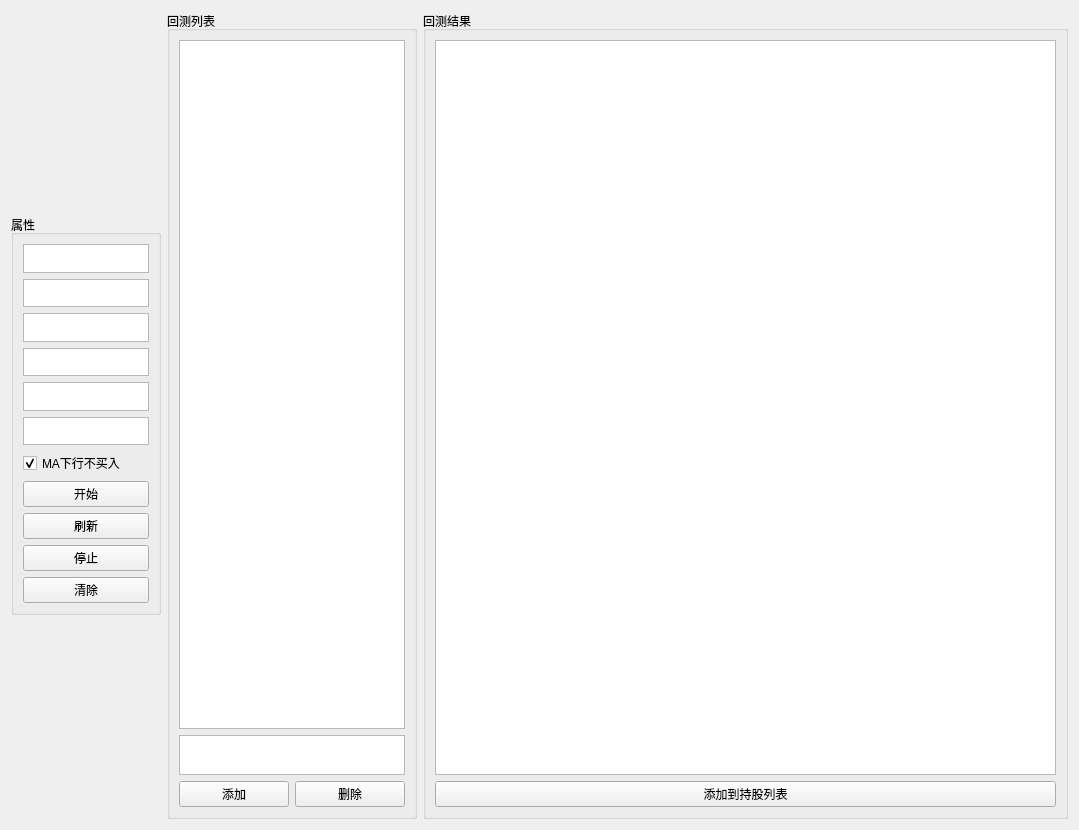
<?xml version="1.0" encoding="UTF-8"?>
<ui version="4.0">
 <class>customer</class>
 <widget class="QWidget" name="customer">
  <property name="geometry">
   <rect>
    <x>0</x>
    <y>0</y>
    <width>1079</width>
    <height>830</height>
   </rect>
  </property>
  <property name="windowTitle">
   <string>Form</string>
  </property>
  <layout class="QHBoxLayout" name="horizontalLayout">
   <item>
    <widget class="QGroupBox" name="groupBox">
     <property name="sizePolicy">
      <sizepolicy hsizetype="Expanding" vsizetype="Expanding">
       <horstretch>0</horstretch>
       <verstretch>0</verstretch>
      </sizepolicy>
     </property>
     <property name="minimumSize">
      <size>
       <width>100</width>
       <height>0</height>
      </size>
     </property>
     <property name="maximumSize">
      <size>
       <width>150</width>
       <height>400</height>
      </size>
     </property>
     <property name="title">
      <string>属性</string>
     </property>
     <layout class="QVBoxLayout" name="verticalLayout_2">
      <item>
       <widget class="QTextEdit" name="startday">
        <property name="maximumSize">
         <size>
          <width>16777215</width>
          <height>16777215</height>
         </size>
        </property>
       </widget>
      </item>
      <item>
       <widget class="QTextEdit" name="endday"/>
      </item>
      <item>
       <widget class="QTextEdit" name="conditionrsi"/>
      </item>
      <item>
       <widget class="QTextEdit" name="stoploss"/>
      </item>
      <item>
       <widget class="QTextEdit" name="processnum"/>
      </item>
      <item>
       <widget class="QTextEdit" name="principal"/>
      </item>
      <item>
       <widget class="QCheckBox" name="downnotbuy">
        <property name="text">
         <string>MA下行不买入</string>
        </property>
        <property name="checked">
         <bool>true</bool>
        </property>
       </widget>
      </item>
      <item>
       <widget class="QPushButton" name="start">
        <property name="text">
         <string>开始</string>
        </property>
       </widget>
      </item>
      <item>
       <widget class="QPushButton" name="refresh">
        <property name="text">
         <string>刷新</string>
        </property>
       </widget>
      </item>
      <item>
       <widget class="QPushButton" name="stop">
        <property name="text">
         <string>停止</string>
        </property>
       </widget>
      </item>
      <item>
       <widget class="QPushButton" name="clear">
        <property name="text">
         <string>清除</string>
        </property>
       </widget>
      </item>
     </layout>
    </widget>
   </item>
   <item>
    <widget class="QGroupBox" name="groupBox_2">
     <property name="sizePolicy">
      <sizepolicy hsizetype="Expanding" vsizetype="Expanding">
       <horstretch>0</horstretch>
       <verstretch>0</verstretch>
      </sizepolicy>
     </property>
     <property name="minimumSize">
      <size>
       <width>100</width>
       <height>0</height>
      </size>
     </property>
     <property name="maximumSize">
      <size>
       <width>250</width>
       <height>16777215</height>
      </size>
     </property>
     <property name="title">
      <string>回测列表</string>
     </property>
     <layout class="QVBoxLayout" name="verticalLayout">
      <item>
       <widget class="QTableWidget" name="customerlist"/>
      </item>
      <item>
       <widget class="QTextEdit" name="codeinput">
        <property name="maximumSize">
         <size>
          <width>16777215</width>
          <height>40</height>
         </size>
        </property>
       </widget>
      </item>
      <item>
       <layout class="QHBoxLayout" name="horizontalLayout_2">
        <item>
         <widget class="QPushButton" name="addbutton">
          <property name="text">
           <string>添加</string>
          </property>
         </widget>
        </item>
        <item>
         <widget class="QPushButton" name="deletebutton">
          <property name="text">
           <string>删除</string>
          </property>
         </widget>
        </item>
       </layout>
      </item>
     </layout>
    </widget>
   </item>
   <item>
    <widget class="QGroupBox" name="groupBox_3">
     <property name="sizePolicy">
      <sizepolicy hsizetype="Expanding" vsizetype="Expanding">
       <horstretch>0</horstretch>
       <verstretch>0</verstretch>
      </sizepolicy>
     </property>
     <property name="title">
      <string>回测结果</string>
     </property>
     <layout class="QVBoxLayout" name="verticalLayout_4">
      <item>
       <widget class="QTableWidget" name="outputtable"/>
      </item>
      <item>
       <widget class="QPushButton" name="addholderbutton">
        <property name="text">
         <string>添加到持股列表</string>
        </property>
       </widget>
      </item>
     </layout>
    </widget>
   </item>
  </layout>
 </widget>
 <resources/>
 <connections/>
</ui>
